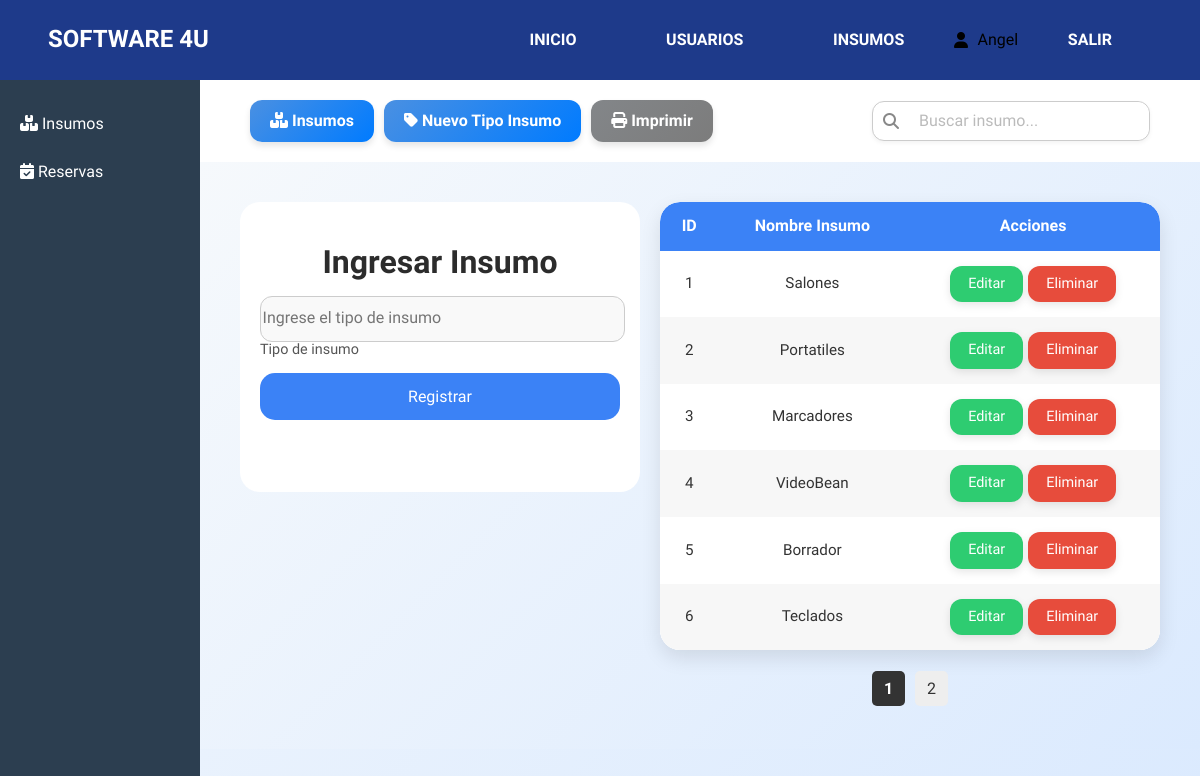
The app's page /php/administrador/admin-tipo-insumo.php (signed in) with its own data.
### tables this page shows
CREATE TABLE
    tipos_insumos (
        id INT AUTO_INCREMENT PRIMARY KEY,
        nombre VARCHAR(100) NOT NULL UNIQUE
    );

### php/administrador/admin-tipo-insumo.php (the view, shortened to what this page needs)
<?php
include "../../ConexionSQL/paginacion.php";
include '../../assets/includes/header.php';
include '../../assets/includes/sidebar.php';
?>
<!DOCTYPE html>
<html lang="en">
<head>
    <link rel="stylesheet" href="https://cdnjs.cloudflare.com/ajax/libs/normalize/8.0.1/normalize.min.css">
    <link rel="stylesheet" href="http://localhost/proyectofinal/assets/css/menu-abajo.css">
    <link rel="stylesheet" href="http://localhost/proyectofinal/assets/css/menu.css">
    <link rel="stylesheet" href="http://localhost/proyectofinal/assets/css/tipo-insumos.css">
    <link rel="stylesheet" href="http://localhost/proyectofinal/assets/css/paginacion.css">
    <link rel="stylesheet" href="http://localhost/proyectofinal/assets/css/alerts.css">
    <link rel="stylesheet" href="../fontawesome/fontawesome-free-6.5.1-web/css/all.css">
</head>
<body>
    <main>
        <div class="container">
            <section class="header">
                <div class="buttons-group">
                    <a href="admin-insumos.php"><button class="btn"><i class="fa-solid fa-boxes-stacked"></i> Insumos</button></a>
                    <a href="admin-tipo-insumo.php"><button class="btn"><i class="fa-solid fa-tag"></i> Nuevo Tipo Insumo</button></a>
                    <button class="btn-imprimir"><i class="fa-solid fa-print"></i> Imprimir</button>
                </div>
                <div class="search-box">
                    <i class="fa-solid fa-magnifying-glass"></i>
                    <input type="text" placeholder="Buscar insumo..." class="input-search">
                </div>
            </section>
            <section class="content">
                <div class="grid-container">
                    <div class="formulario">
                        <h1>Ingresar Insumo</h1>
                        <form id="form-insumo">
                            <div class="cotainer">
                                <div class="congrup">
                                    <input type="text" id="typeInsum" name="tipoinsumo" class="form_input" placeholder="Ingrese el tipo de insumo" required>
                                    <label for="typeInsum" class="form_label">Tipo de insumo</label>
                                </div>
                                <input type="submit" value="Registrar" class="form_submit">
                            </div>
                        </form>
                    </div>
                    <div class="container-tabla">
                        <div class="crud">
                            <table>
                                <thead>
                                    <tr>
                                        <th>ID</th>
                                        <th>Nombre Insumo</th>
                                        <th>Acciones</th>
                                    </tr>
                                </thead>
                                <tbody>
                                    <?php
                                    $paginaActual = isset($_GET['pagina']) ? (int)$_GET['pagina'] : 1;
                                    $registrosPorPagina = 6;
                                    $sqlBase = "SELECT * FROM tipos_insumos ORDER BY id ASC";
                                    $result = obtenerDatosPaginados($conn, $sqlBase, $paginaActual, $registrosPorPagina);
                                    $totalPaginas = obtenerTotalPaginas($conn, $sqlBase, $registrosPorPagina);
                                    if ($result && $result->num_rows > 0) {
                                        while ($datos = $result->fetch_object()) {
                                            echo "<tr>
                                                    <td>{$datos->id}</td>
                                                    <td class='descripcion'>" . htmlspecialchars($datos->nombre) . "</td>
                                                    <td class='acciones'>
                                                        <a id='editar-{$datos->id}' class='my-button-editar'>Editar</a>
                                                        <button type='button' class='my-button-eliminar' data-id='{$datos->id}'>Eliminar</button>
                                                    </td>
                                                </tr>";
                                        }
                                    } else {
                                        echo "<tr><td colspan='7'>No se encontraron registros.</td></tr>";
                                    }
                                    ?>
                                </tbody>
                            </table>
                        </div>
                        <div class="pagination">
                        </div>
                    </div>
                </div>
            </section>
        </div>
    </main>
</body>
</html>

### assets/css/menu.css (style rules this page uses)
body { padding: 0px; margin: 0px; }

### assets/css/menu-abajo.css (style rules this page uses)
body { margin: 0; font-family: Arial, sans-serif; }

### assets/css/tipo-insumos.css (style rules this page uses)
html, body { height: 100%; box-sizing: border-box; font-family: 'Urbanist', 'Rubik', sans-serif; background: linear-gradient(135deg, #f6f9fc, #dbeafe); overflow-x: hidden; overflow-y: auto; }
main { margin-top: 80px; margin-left: 200px;/ }
.container { display: flex; flex-direction: column; min-height: 100%; background-color: #000; }
.header { display: flex; align-items: center; justify-content: space-between; padding: 20px 50px; background-color: #fff; z-index: 1; overflow-x: auto; }
.buttons-group { display: flex; gap: 10px; }
.btn-imprimir { background: linear-gradient(135deg, #838689, #7c7c7c); color: white; padding: 12px 20px; font-size: 16px; font-weight: bold; border: none; border-radius: 12px; box-shadow: 0 4px 6px rgba(0, 0, 0, 0.1); cursor: pointer; transition: all 0.3s ease; }
.btn { background: linear-gradient(135deg, #4A90E2, #007BFF); color: white; padding: 12px 20px; font-size: 16px; font-weight: bold; border: none; border-radius: 12px; box-shadow: 0 4px 6px rgba(0, 0, 0, 0.1); cursor: pointer; transition: all 0.3s ease; }
.search-box { min-width: 200px; position: relative; display: flex; align-items: center; border-radius: 12px; border: 1px solid #ccc; background-color: #fff; overflow: hidden; box-shadow: 0 2px 4px rgba(0, 0, 0, 0.05); }
.search-box i { padding: 10px; color: #888; }
.input-search { flex-grow: 1; border: none; padding: 10px; font-size: 16px; outline: none; border-radius: 0 12px 12px 0; }
.input-search::placeholder { color: #bbb; }
.content { flex: 1; background: linear-gradient(135deg, #f6f9fc, #dbeafe); overflow: auto; padding: 20px; }
.grid-container { display: grid; grid-template-columns: 1fr; gap: 20px; padding: 20px; overflow: visible; }
@media (min-width: 768px) { .grid-container { grid-template-columns: 400px 1fr; } }
.formulario { background-color: white; max-height: 250px; padding: 20px; border-radius: 20px; animation: fadeIn 1s ease-in-out; }
.formulario h1 { text-align: center; margin-bottom: 15px; color: #2c2c2c; font-weight: "bold"; animation: slideUp 1s ease-in-out; }
.formulario .cotainer { display: grid; gap: 10px; animation: slideUp 1s ease-in-out; }
.formulario .congrup { display: flex; flex-direction: column; }
.form_label { margin-bottom: 5px; font-size: 0.9em; color: #555; }
.form_input { width: 100%; padding: 0.8em 0.1em; border: 1px solid #ccc; border-radius: 12px; background-color: #f9f9f9; color: #333; transition: border 0.3s ease, box-shadow 0.3s ease; }
.form_submit { background-color: #3B82F6; color: white; font-size: 1rem; font-weight: 500; padding: 0.9em; border: none; border-radius: 15px; cursor: pointer; transition: background-color 0.3s ease, transform 0.2s ease; }
.crud { width: 100%; background-color: #fff; border-radius: 20px; overflow: hidden; box-shadow: 0 8px 20px rgba(0, 0, 0, 0.1); overflow-x: auto; animation: slideUp 1s ease-in-out; }
table { width: 100%; border-collapse: collapse; border-radius: 20px; overflow: hidden; background-color: #ffffff; }
thead { background-color: #3B82F6; color: white; }
thead th { padding: 15px; font-size: 1rem; font-weight: 600; text-align: center; }
tbody tr { transition: background-color 0.2s ease; }
tbody tr:nth-child(even) { background-color: #f7f7f7; }
td { padding: 15px; text-align: center; font-size: 0.95rem; color: #333; }
td.descripcion { max-width: 200px; white-space: nowrap; overflow-x: auto; overflow-y: hidden; }
.acciones { display: flex; justify-content: center; align-items: center; gap: 5px; }
.my-button-editar, .my-button-eliminar { padding: 10px 18px; border: none; border-radius: 12px; cursor: pointer; font-size: 0.9rem; transition: background-color 0.3s ease, transform 0.2s ease; box-shadow: 0 3px 8px rgba(0, 0, 0, 0.1); }
.my-button-editar { background-color: #2ecc71; color: white; }
.my-button-eliminar { background-color: #e74c3c; color: white; }
.pagination { display: flex; justify-content: center; align-items: center; padding: 10px; }

### records on screen
tipos_insumos: id "1", nombre "Salones"
tipos_insumos: id "2", nombre "Portatiles"
tipos_insumos: id "3", nombre "Marcadores"
tipos_insumos: id "4", nombre "VideoBean"
tipos_insumos: id "5", nombre "Borrador"
tipos_insumos: id "6", nombre "Teclados"

### other values on screen
$_SESSION['nombre'] "Angel"
